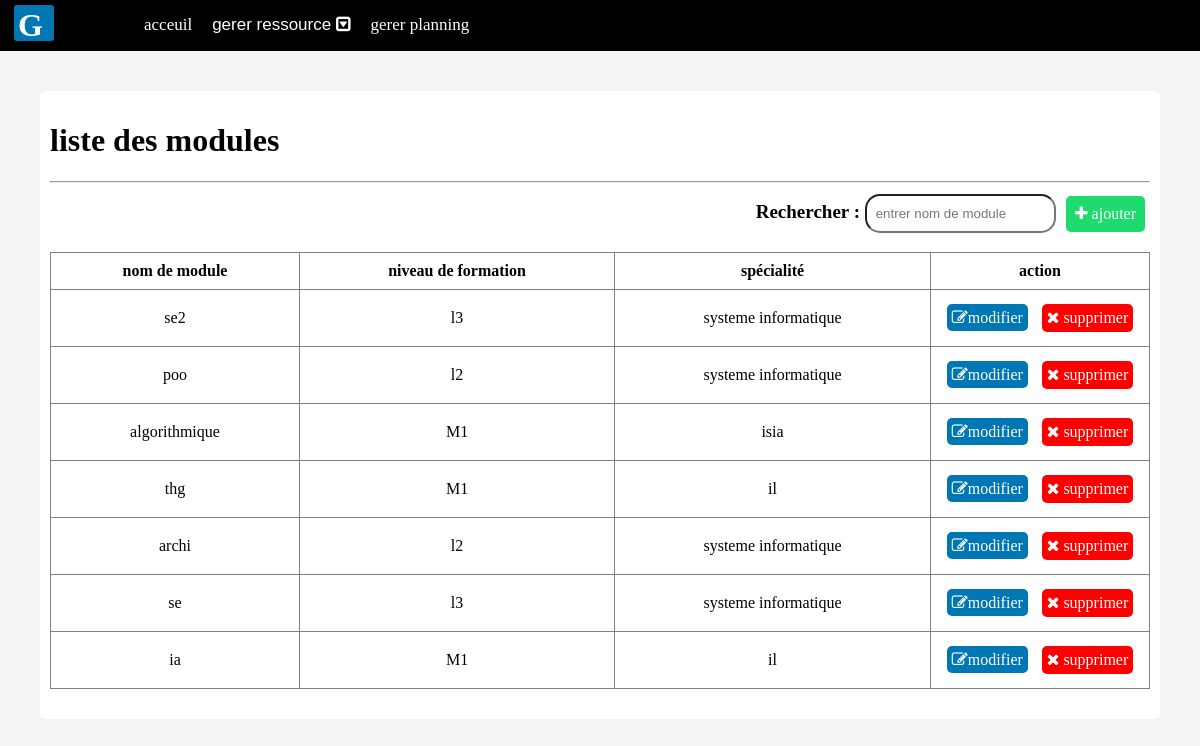
/crud2mod.php, run on an earlier commit of the app's database.
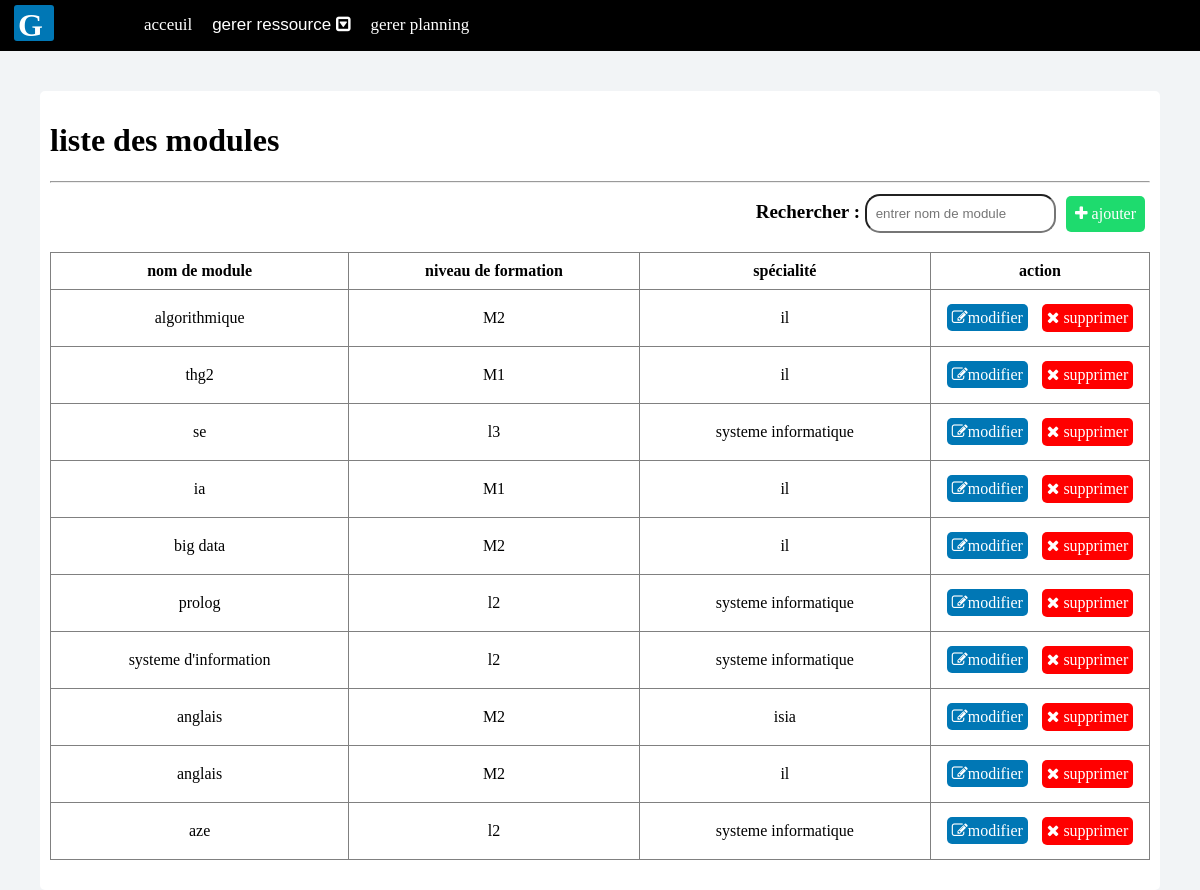
And on a later commit of the database.
### tables this page shows
CREATE TABLE `module` (
  `id_module` int(11) NOT NULL,
  `nom_module` varchar(45) NOT NULL,
  `id_e` char(4) DEFAULT NULL,
  `id_n` int(11) NOT NULL,
  `id_h` int(11) NOT NULL DEFAULT 0,
  `id_p` int(11) DEFAULT NULL
);

CREATE TABLE `niveau_de_formation` (
  `id_n` int(11) NOT NULL,
  `nom_n` enum('l3','l2','M1','M2') NOT NULL,
  `specialité` varchar(45) NOT NULL
);

### crud2mod.php (the view, shortened to what this page needs)
<!DOCTYPE html>
<html>
<head>
	<link rel="stylesheet" type="text/css" href="pA.css">
		<link rel="stylesheet" href="https://maxcdn.bootstrapcdn.com/font-awesome/4.7.0/css/font-awesome.min.css">
</head>
<body>
 <?php require_once 'dash.php'; ?>
	<div class="io">
<h1>liste des modules</h1>
<hr>
 <div class="df">
	 	<label> Rechercher : </label>
	 	 <input type="text" id="myInput" onkeyup="myFunction()" placeholder=" entrer nom de module ">
	     <a id="rsw" href="ajouter_m.php"><i class="fa fa-plus"></i> ajouter</a>
	 </div>
<table border="1" width="100%" id="myTable">
	<tr>
		<th>nom de module</th>
		<th>niveau de formation</th>
		<th>spécialité</th>
<th id="at">action</th>
	</tr>
	 <?php
  require_once 'model.php';
  $q=$bd->query("select * from module");
  while ($t=$q->fetch()){
  	$x=$bd->query("select * from niveau_de_formation where id_n=".$t['id_n']);
  	$x=$x->fetch();
  ?>
  <tr>
		<td><?php echo $t['nom_module'];?></td>
		<td><?php echo $x['nom_n'];?></td>
			<td><?php echo $x['specialité'];?></td>
		<td>
			<a id="ml" href="modifier_m.php?id=<?php echo $t['id_module'];?>&id_n=<?php echo $t['id_n'];?>&n=<?php echo $x['nom_n'];?>&s=<?php echo $x['specialité'];?>&m=<?php echo $t['nom_module'];?>"><i class="fa fa-edit"></i>modifier</a>
<button id="s" type="button" onclick="delete_r('delete_m.php?id=',<?php echo $t['id_module'];?>)"><i class="fa fa-times"></i> supprimer</button></td><script type="text/javascript" src="g.js"></script>
		<?php }
  ?></tr>
	</table>
</div>
</body>
</html>

### dash.php (shortened to what this page needs)
<!DOCTYPE html>
<html>
	<head>
		<link rel="stylesheet" href="h.css">
		<link rel="stylesheet" href="o.css">
	</head>
	<body>
<div class="oy">
	<div class="G">
		 <h1>G</h1>
  </div>
	<div class="iop">
		<a href="home.php" >acceuil</a>
		<div class="dropdown">
			   <button type="button">gerer ressource <i class="fa fa-caret-square-o-down"></i></button>
		</div>
					<a href="emploi_v1.php">gerer planning</a>
	</div>
</div>
	</body>
</html>

### pA.css (style rules this page uses)
table { margin-top: 40px; width: 100%; text-align: center; border-collapse: collapse; }
th,td { padding: 9px; }
#at { width: 200px; }
#s { background-color: red; border: none; }
#ml { background-color: #0077b5; }
#rsw { background-color: #1edb6e; padding: 9px; float: right; }
.df > label { font-weight: bold; font-size: 19px; margin:10px 5px 0 0; }
.df > input { padding: 5px; height: 25px; margin:3px 5px 0 0; border-radius: 15px; }
.df { margin-bottom: 15px; float: right; display: flex; }
.io a,.io button { border-radius: 5px; text-decoration: none; color: white; padding: 5px; font-size: 16px; font-family: 'Crimson Text', serif; margin: 5px; }
.io { color: black; background-color: white; padding: 10px; padding-bottom: 30px; margin: 40px; border-radius: 5px; }

### h.css (style rules this page uses)
body { color: white; margin: 0; background-image: linear-gradient(rgb(0,0,0),rgba(0,0,0,0.6), rgb(0,0,0)) ,url("Capture.JPG"); background-size: cover; }
html { width: 100%; height: 100%; }
.G { height: 40px; color: white; border-radius: 3px; background-color: #0077b5; }
.G h1 { margin-bottom: 0; margin-top: 2px; margin-left: 4px; margin-right:7px; }

### o.css (style rules this page uses)
body { margin: 0; background-color: #f2f4f6; background-image: none; }
.G { height: 36px; margin-left:14px; width: 40px; }
.iop { margin-left: 80px; display: flex; j }
.dropdown { display: inline-block; }
.iop a,.iop button { background-color: black; color: white; border: none; text-decoration: none; font-size: 17px; margin-bottom: 0; padding: 10px; }
.oy { display: flex; padding-top: 5px; padding-bottom: 6px; margin: 0; background-color:black; }

### crud2mod.php (style rules this page uses)
.io { color: black; }

What changed in the data, as far as the page shows it:
removed module: nom_module "se2", id_n.nom_n "l3", id_n.specialité "systeme informatique"
removed module: nom_module "poo", id_n.nom_n "l2", id_n.specialité "systeme informatique"
removed module: nom_module "archi", id_n.nom_n "l2", id_n.specialité "systeme informatique"
changed module "algorithmique": id_n.nom_n "M1" → "M2"; id_n.specialité "isia" → "il"
changed module: nom_module "thg" → "thg2"
added module: nom_module "big data", id_n.nom_n "M2", id_n.specialité "il"
added module: nom_module "prolog", id_n.nom_n "l2", id_n.specialité "systeme informatique"
added module: nom_module "systeme d'information", id_n.nom_n "l2", id_n.specialité "systeme informatique"
added module: nom_module "anglais", id_n.nom_n "M2", id_n.specialité "isia"
added module: nom_module "anglais", id_n.nom_n "M2", id_n.specialité "il"
added module: nom_module "aze", id_n.nom_n "l2", id_n.specialité "systeme informatique"
